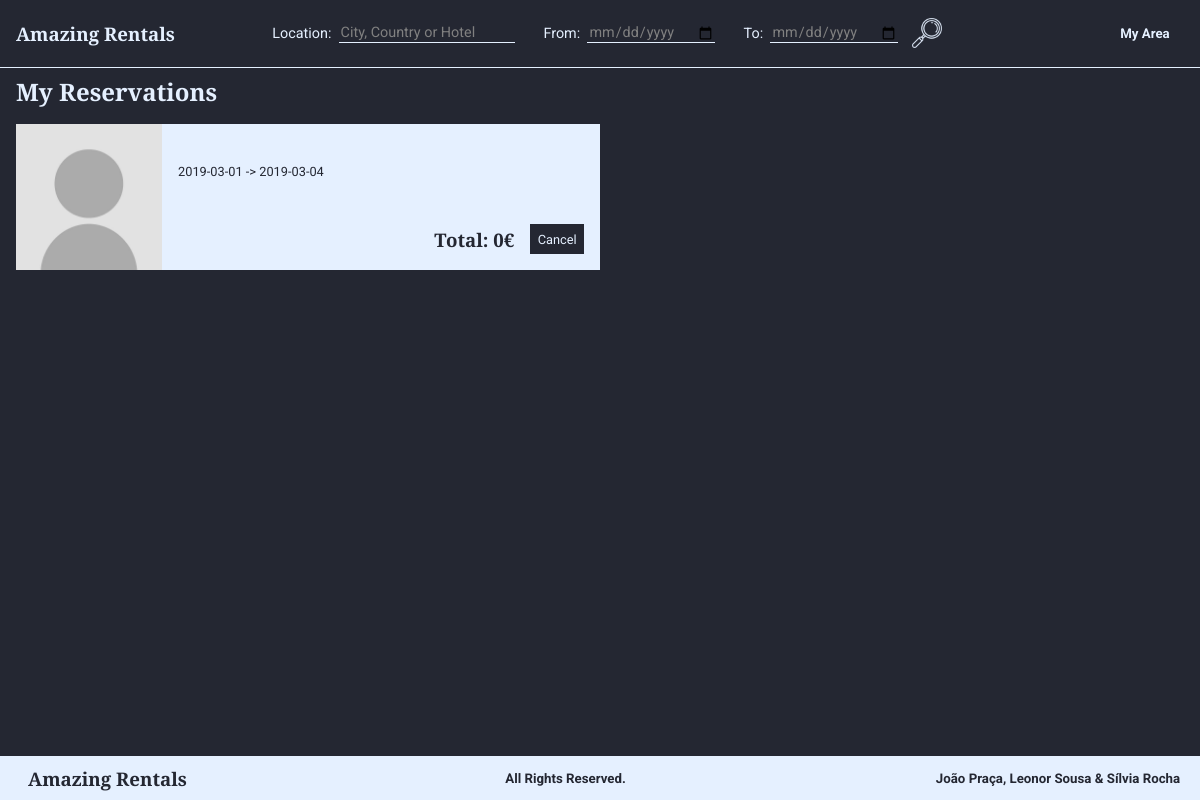
The app's page /listReservations.php (signed in) with its own data.
### tables this page shows
CREATE TABLE Reserva (
    idReserva       INTEGER PRIMARY KEY, 
    dataCheckIn     DATE    NOT NULL,
    dataCheckOut    DATE   NOT NULL,
    numHospedes     INTEGER CHECK (numHospedes > 0), 
    precoTotal      REAL    CHECK (precoTotal > 0), 
    idEstado        INTEGER REFERENCES Estado(idEstado) ON DELETE CASCADE ON UPDATE CASCADE,
    idHabitacao     INTEGER REFERENCES Habitacao(idHabitacao),
    idUtilizador       INTEGER REFERENCES Utilizador(idUtilizador),
    UNIQUE (dataCheckIn, idHabitacao)
);

### database/habitations.php (called while the page is built, shortened)
<?php
function getReservationsByClient($user_id){
    global $db;
    $stmt = $db->prepare('SELECT idReserva FROM Reserva WHERE idUtilizador = ?');
    $stmt->execute(array($user_id));
    return $stmt->fetchAll();
}
function getReservationById($id){
    global $db;
    $stmt = $db->prepare('SELECT * FROM Reserva WHERE idReserva = ?');
    $stmt->execute(array($id));
    return $stmt->fetch();
}
function getHabitationById($id){
    global $db;
    $stmt = $db->prepare('SELECT * FROM Habitacao WHERE idHabitacao=?');
    $stmt->execute(array($id));
    return $stmt->fetch();
}
function getHabitationPictures($id){
    global $db;
    $stmt = $db->prepare('SELECT * FROM Imagem WHERE idHabitacao=?');
    $stmt->execute(array($id));
    return $stmt->fetchAll();
}
?>

### templates/properties/viewShortReservation.php (the view)
<section class="reservationShort">
    <?php
        include_once("database/connection.php");
        include_once("database/habitations.php");
        $habitation=getHabitationById($reservation['idHabitacao']);
        $pictures=getHabitationPictures($habitation['idHabitacao']);
        if ($pictures != null){
            echo '<img src=' . $pictures['urlImagem'] . 'alt=' . $pictures['legenda'] . '>';
        }
        else{
            echo '<img src="images/ownerPicture.jpg"  alt="Habitation Picture">';
        }
    ?>
    <div class="rightText">
        <h3><?=getNameType($habitation['idTipo'])['nome']?></h3>
        <h1><?=$habitation['nome']?></h1>
        <p><?=$reservation['dataCheckIn']?> -> <?=$reservation['dataCheckOut']?></p>
        <?php
            $datetime1 = strtotime($reservation['dataCheckIn'] . ' 00:00:00');
            $datetime2 = strtotime($reservation['dataCheckOut'] . ' 00:00:00');
            $secs = $datetime2 - $datetime1;
            $days = $secs / 86400;
            $total = $habitation['precoNoite']*$days+$habitation['taxaLimpeza'];
        ?>
        <div class="horizontalElements">
            <h3>Total: <?=$total?>€</h3>
            <a href="editProperty.php?id=<?=$habitation['idHabitacao']?>" class="submit"><p>Cancel</p></a>
        </div>
    </div>
</section>

### templates/common/header.php (shortened to what this page needs)
<!DOCTYPE html>
<html>
    <head>
        <link href="style.css" rel="stylesheet">
        <link href="layout.css" rel="stylesheet">
        <link href="responsive.css" rel="stylesheet">
    </head>
    <body>
        <div class="content">
            <nav id="menu">
            <ul>
                <li><a href="homepage.php"><h3>Amazing Rentals</h3></a></li>
                <li>
                    <?php
                        include('templates/common/search.php');
                    ?>
                </li>
                    <?php
                    if ($logedin){ ?>
                        <li>
                            <div class="dropdown">
                                <h5>My Area</h5>
                            </div>
                        </li>
                    <?php } ?>
            </ul>
        </nav>

### templates/common/search.php
<form id="search" method="get" action="listSearch.php">
    <p> Location: </p>
    <input class="search_input" type="search" name="location" placeholder="City, Country or Hotel" id="search_text_input" required>
    <p> From: </p>
    <input class="search_input" type="date" name="dateFrom" id="dateFrom" required>
    <p> To: </p>
    <input class="search_input" type="date" name="dateTo" id="dateTo" required>
    <input type="image" src="images/glass.png" alt="Submit" height="30" id="glass">
</form>

### listReservations.php (shortened to what this page needs)
<?php
  include('database/connection.php');
  include('database/habitations.php');
  $logedin=true;
  include('templates/common/header.php');
  $reservations = getReservationsByClient($_SESSION['user']);
  echo '<h2 class="subtitle">My Reservations</h2>';
  foreach ($reservations as $reservationId){
    $reservation = getReservationById($reservationId['idReserva']);
    include("templates/properties/viewShortReservation.php");
  }
  include('templates/common/footer.php');
?>

### templates/common/footer.php
        </div>
        <footer class="footer">
            <h3>Amazing Rentals</h3>
            <h5>All Rights Reserved.</h5>
            <h5>João Praça, Leonor Sousa & Sílvia Rocha</h5>
        </footer>
    </body>
</html>

### style.css (style rules this page uses)
:root { --myDarkBlue: #242732; --myLightBlue: #E5F0FF; --titlesFont: Arvo, Courier, sans-serif; --bodyFont: Roboto, sans-serif; }
h1, h2, h3 { font-family: var(--titlesFont); margin: 0 0.5em 0 0; }
h4, h5, h6, p, span, input, label, tr, a, #filter_button { font-family: var(--bodyFont); }
p { font-size: 0.8em; }
a { color: var(--myLightBlue) }
body { background-color: var(--myDarkBlue); color: var(--myLightBlue); }
#menu { border-bottom-width: thin; border-bottom-color: var(--myLightBlue); border-bottom-style: solid; background-color: var(--myDarkBlue); }
#menu ul { list-style-type: none; }
#menu a { color: var(--myLightBlue); text-decoration: none; }
body>footer { background: var(--myLightBlue); color: var(--myDarkBlue); }
#menu li:first-child+li+li h5, #menu li:first-child+li+li+li h5, .dropdown-content p { background: var(--myDarkBlue); border-style: solid; border-width: thin; border-color: var(--myDarkBlue); }
input, select, textarea { background: var(--myLightBlue); color: var(--myDarkBlue); border-style: none; }
#glass { background: var(--myDarkBlue); }
.search_input { border-bottom-width: thin; border-bottom-color: var(--myLightBlue); border-bottom-style: solid; background-color: transparent; color: var(--myLightBlue); }
.submit { background: var(--myDarkBlue); color: var(--myLightBlue); text-align: center; border-style: solid; border-width: thin; border-color: var(--myDarkBlue); }
.propertyShort, .reservationShort, .propertySearch { background: var(--myLightBlue); color: var(--myDarkBlue); }
.propertyShort a, .reservationShort a, .propertySearch a { text-decoration: none; }
#search p, input { font-size: 0.9em; }
#search input::placeholder, #search #dateFrom, #search #dateTo, #search input { color: grey; }

### layout.css (style rules this page uses)
html, body { height: 100%; }
body { display: flex; flex-direction: column; margin: 0; padding: 0; }
.content { flex: 1 0 auto; margin: 3.7em 0 0 0; }
#menu { position: fixed; top: 0; width: 100%; z-index: 999; overflow: visible; }
#menu ul { text-align: center; padding: 0; margin: 0; display: flex; align-items: center; justify-content: space-between; }
#menu li:first-child, #menu li:first-child~li~li { flex-basis: 200px; text-align: right; }
#menu li:first-child { text-align: left; margin-top: 1em; margin-bottom: 1em; }
#glass { vertical-align: middle; margin: 1em; }
#search_text_input, #dateFrom, #dateTo { margin-right: 0em; }
#menu li { padding: 0em 1em; }
#menu h5 { margin: 0; padding: 1em; }
.footer { flex-shrink: 0; text-align: center; margin: 1em 0 0 0; padding: 0; display: flex; align-items: center; justify-content: space-between; }
.footer h3, h5 { margin: 0.5em; padding: 0em 1em; }
#search { display: flex; align-items: center; }
#search p { margin-left: 2em; margin-right: 0.5em; }
.dropdown { position: relative; display: inline-block; }
.propertyShort, .reservationShort, .propertySearch { width: calc(50% - 1rem); display: flex; margin: 1rem; }
.propertyShort img, .reservationShort img, .propertySearch img { object-fit: cover; width: 25%; }
.rightText { display: flex; flex-direction: column; justify-content: flex-start; padding: 1rem; width: 75%; }
.rightText h1, h3, h4, p { margin: 0; padding: 0.3rem 0 0.3rem 0; }
.horizontalElements { display: flex; justify-content: flex-end; align-items: center; margin-top: auto; }
.horizontalElements a { margin-left: 1em; }
.horizontalElements h3 { padding: 0; }
.horizontalElements p { padding: 0.5em; }
.subtitle { margin: 1rem; }

### records on screen
reserva: dataCheckIn "2019-03-01", dataCheckOut "2019-03-04", total "0"
